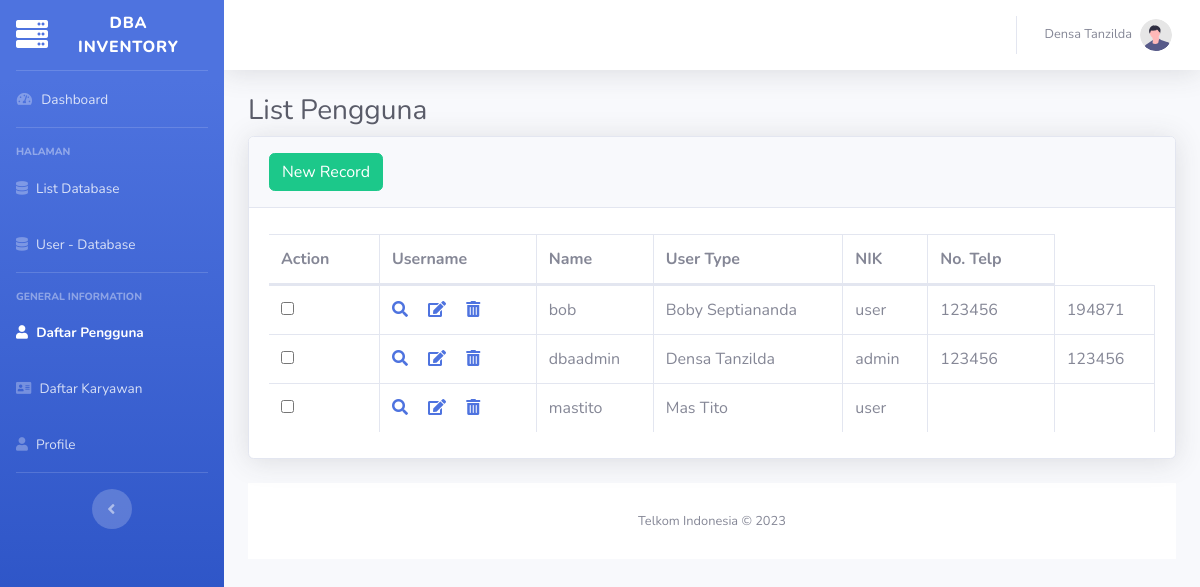
/page/users.php (signed in), run on the app's committed database.
### tables this page shows
CREATE TABLE `users` (
  `username` varchar(255) NOT NULL,
  `name` varchar(255) NOT NULL,
  `password` varchar(255) NOT NULL,
  `usertype` varchar(255) NOT NULL,
  `nik` varchar(255) NOT NULL,
  `telp` varchar(255) NOT NULL,
  `createdAt` date DEFAULT NULL,
  `lastUpdatedAt` date NOT NULL DEFAULT current_timestamp()
);

### page/users.php (the view, shortened to what this page needs)
<?php
$usertype = $_SESSION['usertype'];
$isAdmin = ($usertype === 'admin');
?>
<!DOCTYPE html>
<html lang="en">
<?php $halaman = "Users" ?>
<head>
    <?php include "components/header.php"; ?>
</head>
<body id="page-top">
    <div id="wrapper">
        <?php include "components/navigasi.php"; ?>
        <div id="content-wrapper" class="d-flex flex-column">
            <div id="content">
                <?php include "components/topbar.php"; ?>
                <div class="container-fluid">
                    <h1 class="h3 mb-2 text-gray-800">List Pengguna</h1>
                    <?php
                    include "../config.php";
                    ?>
                    <div class="card shadow mb-4">
                        <div class="card-header py-3">
                            <a href="#addUsersModal" class="btn btn-success" data-toggle="modal">New Record</a>
                        </div>
                        <div class="card-body">
                            <form method="post" action="">
                                <div class="table-responsive">
                                    <table class="table table-bordered" id="tabel-data" method="post" action=""
                                        width="100%" cellspacing="0">
                                        <thead>
                                            <tr>
                                                <th>Action</th>
                                                <th>Username</th>
                                                <th>Name</th>
                                                <th>User Type</th>
                                                <th>NIK</th>
                                                <th>No. Telp</th>
                                            </tr>
                                        </thead>
                                        <tbody>
                                            <?php
                                            $i = 0;
                                            $sql = "SELECT * FROM users";
                                            $query = $conn->query($sql);
                                            while ($row = mysqli_fetch_array($query)) {
                                                $i++;
                                            ?>
                                            <tr>
                                                <td>
                                                    <span class="custom-checkbox">
                                                        <input type="checkbox" id="checkbox<?php echo $i; ?>"
                                                            name="pilih[]" value="<?php echo $row['username']; ?>">
                                                    </span>
                                                </td>
                                                <td>
                                                    <a href="#viewUserModal<?php echo $row['username']; ?>" class="view"
                                                        data-toggle="modal"><i class="fas fa-search"
                                                            data-toggle="tooltip" title="View">&#xE254;</i></a>
                                                    <a href="#editUserModal<?php echo $row['username']; ?>" class="edit"
                                                        data-toggle="modal"><i class="fas fa-edit" data-toggle="tooltip"
                                                            title="Edit">&#xE254;</i></a>
                                                    <a href="#deleteUserModal<?php echo $row['username']; ?>"
                                                        class="delete" data-toggle="modal"><i class="fas fa-trash-alt"
                                                            data-toggle="tooltip" title="Delete">&#xE872;</i></a>
                                                </td>
                                                <td><?php echo $row['username']; ?></td>
                                                <td><?php echo $row['name']; ?></td>
                                                <td><?php echo $row['usertype']; ?></td>
                                                <td><?php echo $row['nik']; ?></td>
                                                <td><?php echo $row['telp']; ?></td>
                                            </tr>
                                            <?php
                                            }
                                            ?>
                                        </tbody>
                                    </table>
                                </div>
                        </div>
                    </div>
                    <?php include "components/footer.php" ?>
                </div>
</body>
</html>

### page/components/header.php (shortened to what this page needs)
<link href="../vendor/fontawesome-free/css/all.min.css" rel="stylesheet" type="text/css">
<link href="../css/sb-admin-2.min.css" rel="stylesheet">
<link href="../vendor/datatables/dataTables.bootstrap4.min.css" rel="stylesheet">

### page/components/navigasi.php (shortened to what this page needs)
<ul class="navbar-nav bg-gradient-primary sidebar sidebar-dark accordion" id="accordionSidebar">
    <a class="sidebar-brand d-flex align-items-center justify-content-center" href="../index.php">
        <div class="sidebar-brand-icon ">
            <i class="fas fa-server"></i>
        </div>
        <div class="sidebar-brand-text mx-3">DBA Inventory</div>
    </a>
    <hr class="sidebar-divider my-0">
    <li class="nav-item <?php if($halaman == "Dashboard") echo "active"; ?>">
        <a class="nav-link" href="../index.php">
            <i class=" fas fa-fw fa-tachometer-alt"></i>
            <span>Dashboard</span></a>
    </li>
    <hr class="sidebar-divider">
    <div class="sidebar-heading">
        Halaman
    </div>
    <li class="nav-item <?php if($halaman == "List Database") echo "active"; ?>">
        <a class="nav-link" href="inventory.php">
            <i class="fas fa-database"></i>
            <span>List Database</span></a>
    </li>
    <li class="nav-item <?php if($halaman == "List Database User") echo "active"; ?>">
        <a class="nav-link" href="db_user.php">
            <i class="fas fa-database"></i>
            <span>User - Database</span></a>
    </li>
    <hr class="sidebar-divider">
    <div class="sidebar-heading">
        General Information
    </div>
    <?php if ($isAdmin) : ?>
        <li class="nav-item <?php if($halaman == "Users") echo "active"; ?>">
            <a class="nav-link" href="users.php">
                <i class="fas fa-user"></i>
                <span>Daftar Pengguna</span></a>
        </li>
        <li class="nav-item <?php if($halaman == "Daftar Karyawan") echo "active"; ?>">
            <a class="nav-link" href="karyawan_telkom.php">
                <i class="fas fa-address-card"></i>
                <span>Daftar Karyawan</span></a>
        </li>
    <?php endif; ?>
    <li class="nav-item <?php if($halaman == "Profile") echo "active"; ?>">
        <a class="nav-link" href="profile.php">
            <i class="fas fa-user"></i>
            <span>Profile</span></a>
    </li>
    <hr class="sidebar-divider">
    <div class="text-center d-none d-md-inline">
        <button class="rounded-circle border-0" id="sidebarToggle"></button>
    </div>
</ul>

### page/components/topbar.php (shortened to what this page needs)
<?php
   $name = $_SESSION['name'];
   ?>
<nav class="navbar navbar-expand navbar-light bg-white topbar mb-4 static-top shadow">
    <ul class="navbar-nav ml-auto">
        <li class="nav-item dropdown no-arrow">
            <a class="nav-link dropdown-toggle" href="#" id="userDropdown" role="button" data-toggle="dropdown" aria-haspopup="true" aria-expanded="false">
                <span class="mr-2 d-none d-lg-inline text-gray-600 small"><?php echo $name; ?></span>
                <img class="img-profile rounded-circle" src="../img/undraw_profile.svg">
            </a>
        </li>
    </ul>
</nav>

### page/components/footer.php
<footer class="sticky-footer bg-white">
    <div class="container my-auto">
        <div class="copyright text-center my-auto">
            <span>Telkom Indonesia &copy; 2023</span>
        </div>
    </div>
</footer>

### data on the page
users: username "bob", name "Boby Septiananda", usertype "user", nik "123456", telp "194871"
users: username "dbaadmin", name "Densa Tanzilda", usertype "admin", nik "123456", telp "123456"
users: username "mastito", name "Mas Tito", usertype "user"

### other printed values
$name "Densa Tanzilda"
